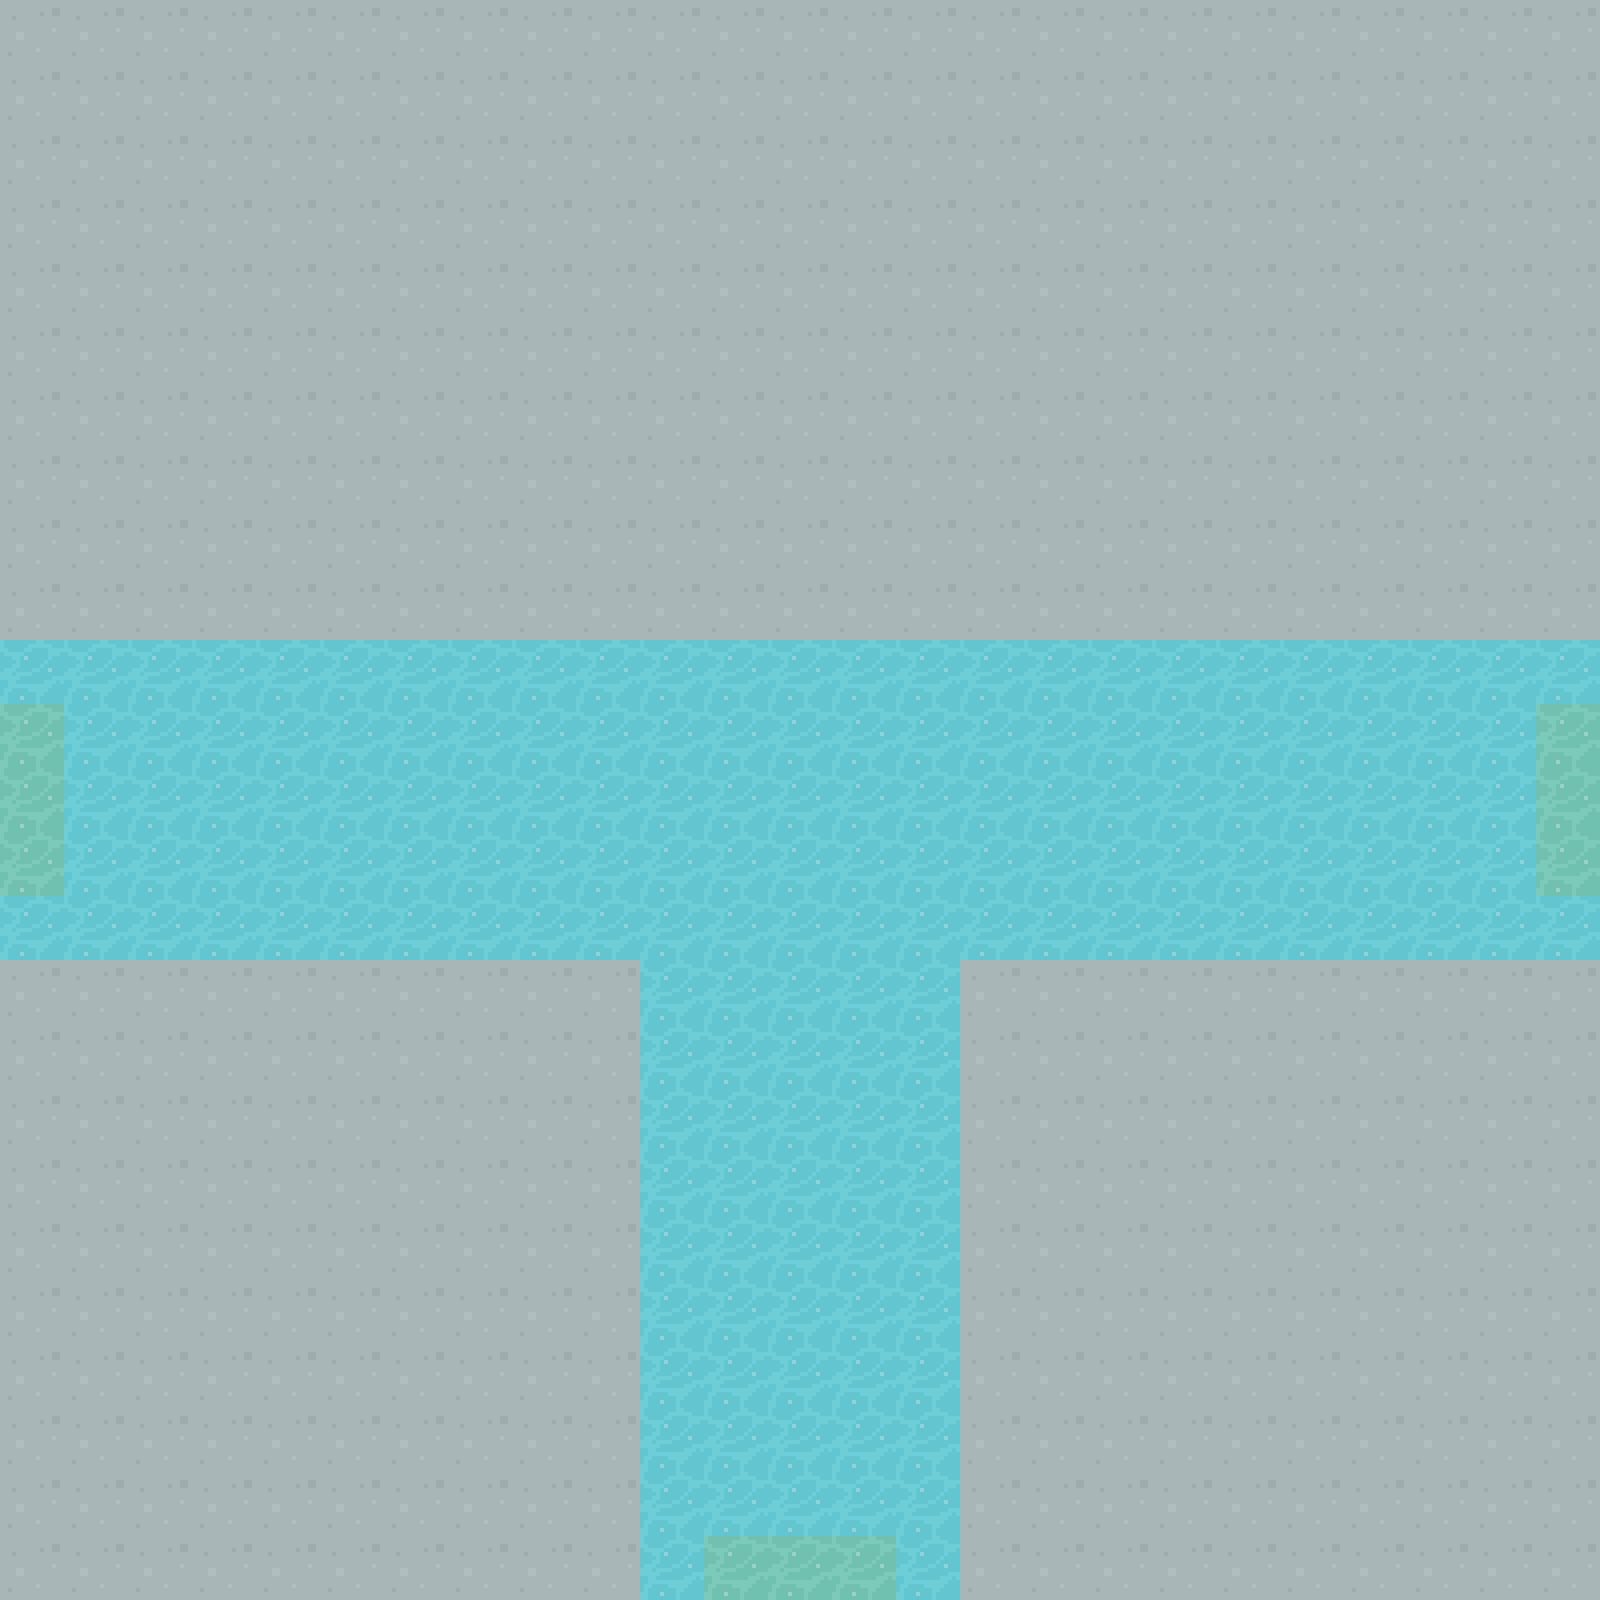

Tiled map render using the project's own tile images. Description and the whole map definition, tile-layer contents included, below:
An orthogonal 25x25 tile map with 64x64 px tiles, 1 tile layer (Tile Layer 1) and 6 objects (SOUTH, EAST, WEST).

<map version="1.2" tiledversion="1.3.3" orientation="orthogonal" renderorder="right-down" width="25" height="25" tilewidth="64" tileheight="64" infinite="0" nextlayerid="3" nextobjectid="9">
 <tileset firstgid="1" source="../maps/64TilesheetDungeon.tsx" />
 <layer id="1" name="Tile Layer 1" width="25" height="25">
  <data encoding="csv">
68,68,68,68,68,68,68,68,68,68,68,68,68,68,68,68,68,68,68,68,68,68,68,68,68,
68,68,68,68,68,68,68,68,68,68,68,68,68,68,68,68,68,68,68,68,68,68,68,68,68,
68,68,68,68,68,68,68,68,68,68,68,68,68,68,68,68,68,68,68,68,68,68,68,68,68,
68,68,68,68,68,68,68,68,68,68,68,68,68,68,68,68,68,68,68,68,68,68,68,68,68,
68,68,68,68,68,68,68,68,68,68,68,68,68,68,68,68,68,68,68,68,68,68,68,68,68,
68,68,68,68,68,68,68,68,68,68,68,68,68,68,68,68,68,68,68,68,68,68,68,68,68,
68,68,68,68,68,68,68,68,68,68,68,68,68,68,68,68,68,68,68,68,68,68,68,68,68,
68,68,68,68,68,68,68,68,68,68,68,68,68,68,68,68,68,68,68,68,68,68,68,68,68,
68,68,68,68,68,68,68,68,68,68,68,68,68,68,68,68,68,68,68,68,68,68,68,68,68,
68,68,68,68,68,68,68,68,68,68,68,68,68,68,68,68,68,68,68,68,68,68,68,68,68,
321,321,321,321,321,321,321,321,321,321,321,321,321,321,321,321,321,321,321,321,321,321,321,321,321,
326,321,321,321,321,321,321,321,321,321,321,321,321,321,321,321,321,321,321,321,321,321,321,321,326,
326,321,321,321,321,321,321,321,321,321,321,321,321,321,321,321,321,321,321,321,321,321,321,321,326,
326,321,321,321,321,321,321,321,321,321,321,321,321,321,321,321,321,321,321,321,321,321,321,321,326,
321,321,321,321,321,321,321,321,321,321,321,321,321,321,321,321,321,321,321,321,321,321,321,321,321,
68,68,68,68,68,68,68,68,68,68,321,321,321,321,321,68,68,68,68,68,68,68,68,68,68,
68,68,68,68,68,68,68,68,68,68,321,321,321,321,321,68,68,68,68,68,68,68,68,68,68,
68,68,68,68,68,68,68,68,68,68,321,321,321,321,321,68,68,68,68,68,68,68,68,68,68,
68,68,68,68,68,68,68,68,68,68,321,321,321,321,321,68,68,68,68,68,68,68,68,68,68,
68,68,68,68,68,68,68,68,68,68,321,321,321,321,321,68,68,68,68,68,68,68,68,68,68,
68,68,68,68,68,68,68,68,68,68,321,321,321,321,321,68,68,68,68,68,68,68,68,68,68,
68,68,68,68,68,68,68,68,68,68,321,321,321,321,321,68,68,68,68,68,68,68,68,68,68,
68,68,68,68,68,68,68,68,68,68,321,321,321,321,321,68,68,68,68,68,68,68,68,68,68,
68,68,68,68,68,68,68,68,68,68,321,321,321,321,321,68,68,68,68,68,68,68,68,68,68,
68,68,68,68,68,68,68,68,68,68,321,326,326,326,321,68,68,68,68,68,68,68,68,68,68
</data>
 </layer>
 <objectgroup id="2" name="Object Layer 1">
  <object id="3" name="SOUTH" x="704" y="1536" width="192" height="64" />
  <object id="4" x="-127.913" y="453.829" width="1.75223" />
  <object id="5" name="EAST" x="1536" y="704" width="64" height="192" />
  <object id="6" x="-108.639" y="241.808" />
  <object id="7" name="WEST" x="0" y="704" width="64" height="192" />
  <object id="8" x="-71.8416" y="373.226" />
 </objectgroup>
</map>
